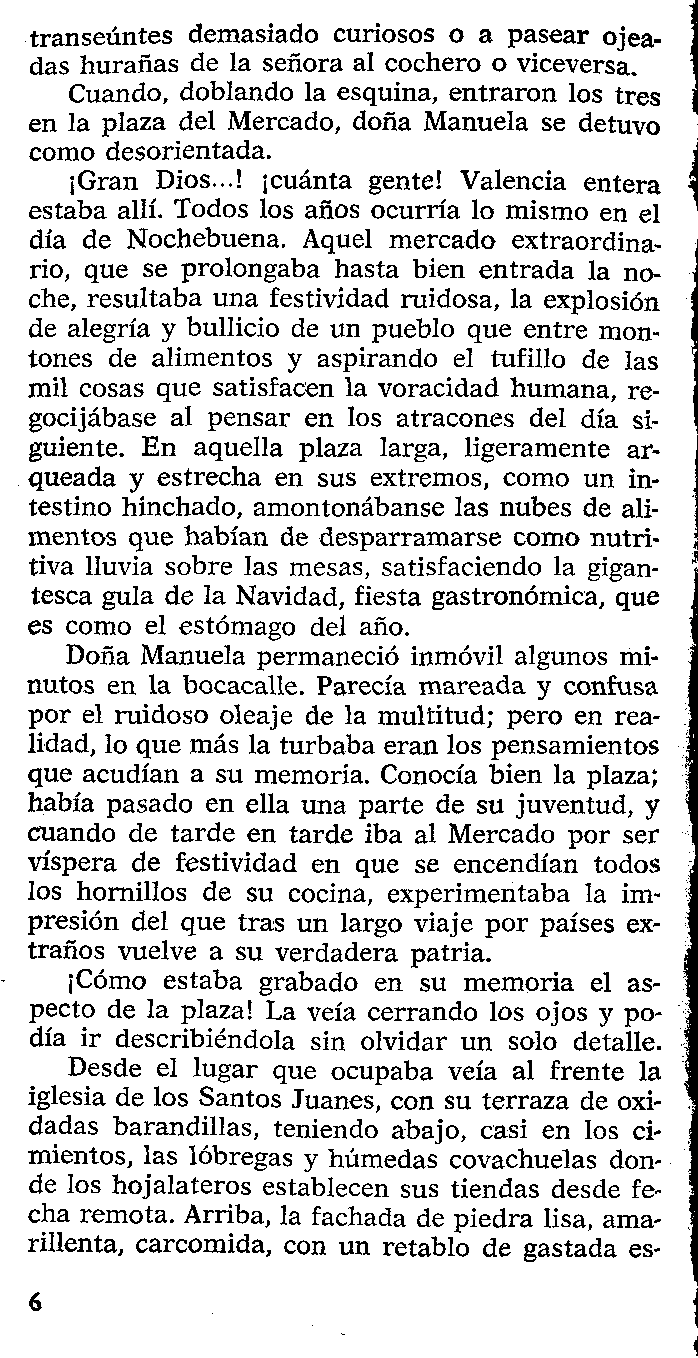
#> input picture 005.tif, 698 x 1358 px, given in place of Hand.png, which was not available
$ jupyter execute --allow-errors Tesseract.ipynb   (text cells are left out)
#> lines starting #> are read from the running program, lines starting #| are printed output that depends on the picture; pictures that were not available may be replaced by others from this repository, and a replacement may not be noted
[cell 1]
import cv2 #opencv-python-headless             4.5.4.58/ ahora opencv-python                      4.5.5.62
import pytesseract
#import easyocr
import numpy as np
import matplotlib.pyplot as plt
import time

[cell 2]
img = cv2.imread('Hand.png')
#> img is the input picture: shape (1358, 698, 3); 84.9% white; black in thin lines or dots

[cell 3]
pytesseract.pytesseract.tesseract_cmd = r'D:\Program Files\Tesseract-OCR\tesseract.exe'
custom_config = r'--oem 3 --psm 1 -l eng' #AQUÍ -l spa me da el output en inglés
#print(pytesseract.image_to_string(img, config=custom_config))
#https://github.com/tesseract-ocr/tesseract/blob/main/doc/tesseract.1.asc

[cell 4]
# get grayscale image
def get_grayscale(image):
    return cv2.cvtColor(image, cv2.COLOR_BGR2GRAY)

# noise removal
def remove_noise(image):
    return cv2.medianBlur(image,5)

#thresholding
def thresholding(img):
    return cv2.adaptiveThreshold(img,255,cv2.ADAPTIVE_THRESH_GAUSSIAN_C,\
            cv2.THRESH_BINARY,11,2)

#dilation
def dilate(image):
    kernel = np.ones((5,5),np.uint8)
    return cv2.dilate(image, kernel, iterations = 1)

#erosion
def erode(image):
    kernel = np.ones((5,5),np.uint8)
    return cv2.erode(image, kernel, iterations = 1)

#opening - erosion followed by dilation
def opening(image):
    kernel = np.ones((5,5),np.uint8)
    return cv2.morphologyEx(image, cv2.MORPH_OPEN, kernel)

#canny edge detection
def canny(image):
    return cv2.Canny(image, 100, 200)

#skew correction
def deskew(image):
    coords = np.column_stack(np.where(image > 0))
    angle = cv2.minAreaRect(coords)[-1]
    if angle < -45:
        angle = -(90 + angle)
    else:
        angle = -angle
    (h, w) = image.shape[:2]
    center = (w // 2, h // 2)
    M = cv2.getRotationMatrix2D(center, angle, 1.0)
    rotated = cv2.warpAffine(image, M, (w, h), flags=cv2.INTER_CUBIC, borderMode=cv2.BORDER_REPLICATE)
    return rotated

#template matching
def match_template(image, template):
    return cv2.matchTemplate(image, template, cv2.TM_CCOEFF_NORMED)

[cell 5]
img1 = cv2.imread('script.png')
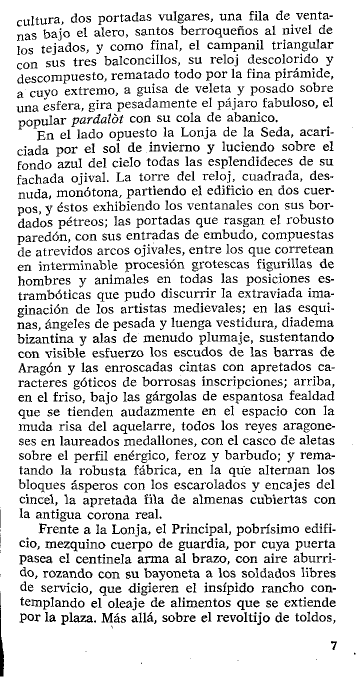
#> input picture 006.tif, 712 x 1355 px, given in place of script.png, which was not available (shown at 1/2 size)
#> img1 is the input picture: shape (1355, 712, 3); 86.9% white; black in thin lines or dots
img2 = remove_noise(img1)
#> in remove_noise, `return cv2.medianBlur(image,5)`:
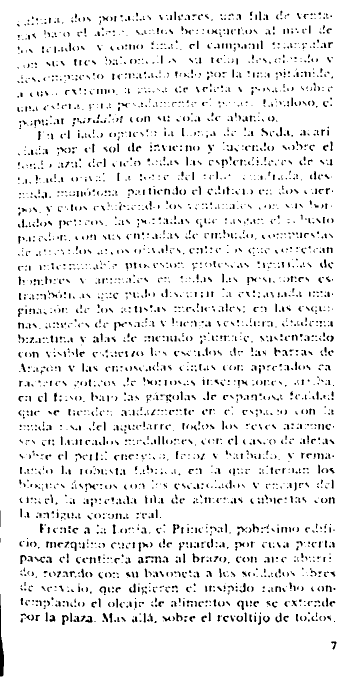
#> returned value: shape (1355, 712, 3) (shown at 1/2 size); 93.2% white; black in thin lines or dots
plt.imshow(img1)

[cell 6]
import cv2 as cv
import numpy as np
import matplotlib.pyplot as plt

[cell 7]
img = cv.imread('049.tif',0)
#> img: shape (1355, 712); 86.9% white; black in thin lines or dots
img = cv.medianBlur(img,5)
#> img: shape (1355, 712); 93.2% white; black in thin lines or dots
ret,th1 = cv.threshold(img,127,255,cv.THRESH_BINARY)
th2 = cv.adaptiveThreshold(img,255,cv.ADAPTIVE_THRESH_MEAN_C,\
            cv.THRESH_BINARY,11,2)
#> th2: shape (1355, 712); 93.2% white; black in thin lines or dots
th3 = cv.adaptiveThreshold(img,255,cv.ADAPTIVE_THRESH_GAUSSIAN_C,\
            cv.THRESH_BINARY,11,2)
#> th3: shape (1355, 712); 93.2% white; black in thin lines or dots
titles = ['Original Image', 'Global Thresholding (v = 127)',
            'Adaptive Mean Thresholding', 'Adaptive Gaussian Thresholding']
images = [img, th1, th2, th3]
for i in range(4):
    plt.subplot(2,2,i+1),plt.imshow(images[i],'gray')
    plt.title(titles[i])
    plt.xticks([]),plt.yticks([])
plt.show()
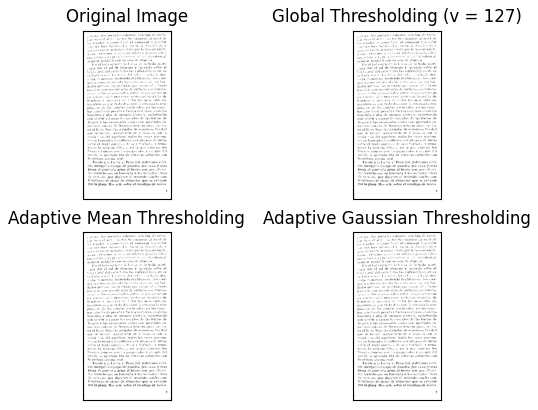
#> figure drawn by matplotlib, 4 panels

[cell 8]
img = cv.imread('r1.png',0)
# global thresholding
ret1,th1 = cv.threshold(img,127,255,cv.THRESH_BINARY)
# Otsu's thresholding
ret2,th2 = cv.threshold(img,0,255,cv.THRESH_BINARY+cv.THRESH_OTSU)
#> ret2 = 0
# Otsu's thresholding after Gaussian filtering
#> (the rest of this cell did not finish here and is left out)

[cell 9]
plt.imshow(th3, 'gray')
plt.show()
pytesseract.image_to_string(th3, config=custom_config)
#> (this line was passed over: pytesseract is not available in this run)
#ESTO ES EL MÉTODO DE OTSU! -- THRESHOLDING PRUEBAS

[cell 10]
from gtts import gTTS
import vlc
img = cv2.imread('Walden.png')

# The text that you want to convert to audio
#> (the rest of this cell did not finish here and is left out)

[cell 11]
webcam = cv2.VideoCapture(0) # Cuánto tardará en hacer cada foto? -- Cada cuánto hago una foto? --
check, frame = webcam.read()
cv2.imwrite(filename=r'saved_img.jpg', img=frame)
webcam.release()

[cell 12]
from pytesseract import Output
img = cv2.imread('Walden.png')
#> (the rest of this cell did not finish here and is left out)

#> (a cell that did not finish here is left out)

[cell 14]
img = cv2.imread('Column.png') #Idiomas, columnas...
#> (the rest of this cell did not finish here and is left out)

#> (a cell that did not finish here is left out)

[cell 16]
#detectar todo
filename = 'Walden.png'

# read the image and get the dimensions
img = cv2.imread(filename)
#> (the rest of this cell did not finish here and is left out)

[cell 17]
pytesseract.pytesseract.tesseract_cmd = r'D:\Program Files\Tesseract-OCR\tesseract.exe'
custom_config = r'--oem 3 --psm 1 -l eng'
import pyttsx3 #alternativa gTTS offline
engine = pyttsx3.init()
img = cv2.imread('Walden.png')
#> (the rest of this cell did not finish here and is left out)

[cell 18]
engine = pyttsx3.init()

for voice in engine.getProperty('voices'):
    print(voice)

voices = engine.getProperty('voices')       #getting details of current voice
engine.setProperty('voice', voices[1].id)   #[1]=Mujer
#carga voces asociadas al ordenador -- se puede configurar:
#sapi5 - SAPI5 on Windows
#nsss - NSSpeechSynthesizer on Mac OS X
#espeak - eSpeak on every other platform -- RPi?
